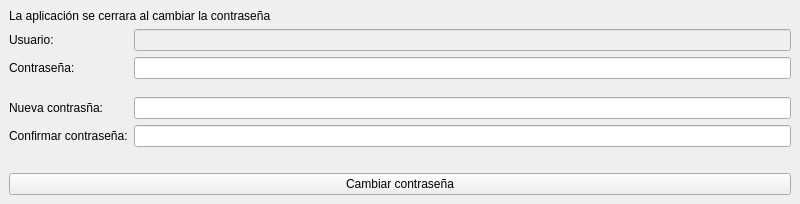
<?xml version="1.0" encoding="UTF-8"?>
<ui version="4.0">
 <class>Credentials</class>
 <widget class="QMainWindow" name="Credentials">
  <property name="geometry">
   <rect>
    <x>0</x>
    <y>0</y>
    <width>800</width>
    <height>204</height>
   </rect>
  </property>
  <property name="windowTitle">
   <string>Credentials</string>
  </property>
  <widget class="QWidget" name="verticalLayoutWidget">
   <layout class="QVBoxLayout" name="verticalLayout">
    <item>
     <widget class="QLabel" name="label_5">
      <property name="text">
       <string>La aplicación se cerrara al cambiar la contraseña</string>
      </property>
     </widget>
    </item>
    <item>
     <layout class="QFormLayout" name="formLayout_2">
      <item row="0" column="0">
       <widget class="QLabel" name="label">
        <property name="text">
         <string>Usuario:</string>
        </property>
       </widget>
      </item>
      <item row="0" column="1">
       <widget class="QLineEdit" name="user">
        <property name="enabled">
         <bool>false</bool>
        </property>
       </widget>
      </item>
      <item row="1" column="0">
       <widget class="QLabel" name="label_2">
        <property name="text">
         <string>Contraseña:</string>
        </property>
       </widget>
      </item>
      <item row="1" column="1">
       <widget class="QLineEdit" name="oldPassword"/>
      </item>
      <item row="2" column="0" colspan="2">
       <spacer name="verticalSpacer">
        <property name="orientation">
         <enum>Qt::Vertical</enum>
        </property>
        <property name="sizeHint" stdset="0">
         <size>
          <width>20</width>
          <height>40</height>
         </size>
        </property>
       </spacer>
      </item>
      <item row="3" column="0">
       <widget class="QLabel" name="label_3">
        <property name="text">
         <string>Nueva contrasña:</string>
        </property>
       </widget>
      </item>
      <item row="3" column="1">
       <widget class="QLineEdit" name="newPassword"/>
      </item>
      <item row="4" column="0">
       <widget class="QLabel" name="label_4">
        <property name="text">
         <string>Confirmar contraseña:</string>
        </property>
       </widget>
      </item>
      <item row="4" column="1">
       <widget class="QLineEdit" name="confPassword"/>
      </item>
      <item row="6" column="0" colspan="2">
       <widget class="QPushButton" name="changePassword">
        <property name="text">
         <string>Cambiar contraseña</string>
        </property>
       </widget>
      </item>
      <item row="5" column="0" colspan="2">
       <widget class="QLabel" name="feedback">
        <property name="text">
         <string/>
        </property>
       </widget>
      </item>
     </layout>
    </item>
   </layout>
  </widget>
 </widget>
 <resources/>
 <connections/>
</ui>
